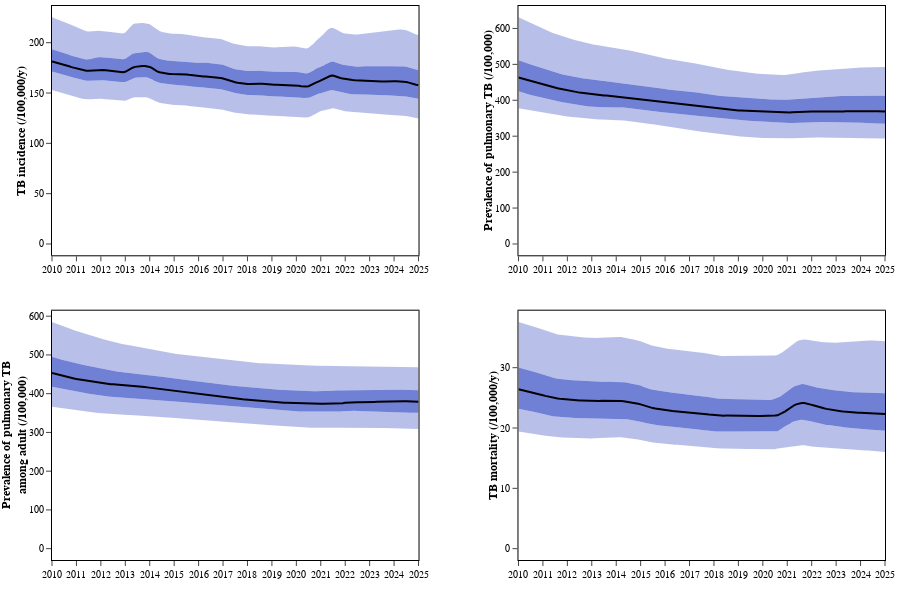

This figure's notebook cell:
### Code cell
plot_output_ranges(base_quantiles,targets,['incidence', 'prevalence_pulmonary', 'adults_prevalence_pulmonary','mortality'],indicator_names,indicator_legends,2,2010,2025, option='camau') #.write_image(DOCS_PATH /'camau/compare.png', scale=3)

### Figure 1 — Plotly figure (JSON) as saved in the notebook; plotly's stock layout.template omitted (floating-point values rounded to 4 significant figures; data arrays with more than 128 entries replaced by an {"elided": "..."} marker saying what was removed)
{"data": [{"fill": "tonexty", "fillcolor": "rgba(0,30,180,0.0)", "line": {"width": 0}, "name": "0.025", "showlegend": false, "type": "scatter", "x": {"elided": "151 float values"}, "xaxis": "x", "y": {"elided": "151 float values"}, "yaxis": "y"}, {"fill": "tonexty", "fillcolor": "rgba(0,30,180,0.27999999999999997)", "line": {"width": 0}, "name": "0.25", "showlegend": false, "type": "scatter", "x": {"elided": "151 float values"}, "xaxis": "x", "y": {"elided": "151 float values"}, "yaxis": "y"}, {"fill": "tonexty", "fillcolor": "rgba(0,30,180,0.5599999999999999)", "line": {"width": 0}, "name": "0.5", "showlegend": false, "type": "scatter", "x": {"elided": "151 float values"}, "xaxis": "x", "y": {"elided": "151 float values"}, "yaxis": "y"}, {"fill": "tonexty", "fillcolor": "rgba(0,30,180,0.5599999999999999)", "line": {"width": 0}, "name": "0.75", "showlegend": false, "type": "scatter", "x": {"elided": "151 float values"}, "xaxis": "x", "y": {"elided": "151 float values"}, "yaxis": "y"}, {"fill": "tonexty", "fillcolor": "rgba(0,30,180,0.27999999999999997)", "line": {"width": 0}, "name": "0.975", "showlegend": false, "type": "scatter", "x": {"elided": "151 float values"}, "xaxis": "x", "y": {"elided": "151 float values"}, "yaxis": "y"}, {"line": {"color": "black"}, "name": "Median", "showlegend": false, "type": "scatter", "x": {"elided": "151 float values"}, "xaxis": "x", "y": {"elided": "151 float values"}, "yaxis": "y"}, {"fill": "tonexty", "fillcolor": "rgba(0,30,180,0.0)", "line": {"width": 0}, "name": "0.025", "showlegend": false, "type": "scatter", "x": {"elided": "151 float values"}, "xaxis": "x2", "y": {"elided": "151 float values"}, "yaxis": "y2"}, {"fill": "tonexty", "fillcolor": "rgba(0,30,180,0.27999999999999997)", "line": {"width": 0}, "name": "0.25", "showlegend": false, "type": "scatter", "x": {"elided": "151 float values"}, "xaxis": "x2", "y": {"elided": "151 float values"}, "yaxis": "y2"}, {"fill": "tonexty", "fillcolor": "rgba(0,30,180,0.5599999999999999)", "line": {"width": 0}, "name": "0.5", "showlegend": false, "type": "scatter", "x": {"elided": "151 float values"}, "xaxis": "x2", "y": {"elided": "151 float values"}, "yaxis": "y2"}, {"fill": "tonexty", "fillcolor": "rgba(0,30,180,0.5599999999999999)", "line": {"width": 0}, "name": "0.75", "showlegend": false, "type": "scatter", "x": {"elided": "151 float values"}, "xaxis": "x2", "y": {"elided": "151 float values"}, "yaxis": "y2"}, {"fill": "tonexty", "fillcolor": "rgba(0,30,180,0.27999999999999997)", "line": {"width": 0}, "name": "0.975", "showlegend": false, "type": "scatter", "x": {"elided": "151 float values"}, "xaxis": "x2", "y": {"elided": "151 float values"}, "yaxis": "y2"}, {"line": {"color": "black"}, "name": "Median", "showlegend": false, "type": "scatter", "x": {"elided": "151 float values"}, "xaxis": "x2", "y": {"elided": "151 float values"}, "yaxis": "y2"}, {"fill": "tonexty", "fillcolor": "rgba(0,30,180,0.0)", "line": {"width": 0}, "name": "0.025", "showlegend": false, "type": "scatter", "x": {"elided": "151 float values"}, "xaxis": "x3", "y": {"elided": "151 float values"}, "yaxis": "y3"}, {"fill": "tonexty", "fillcolor": "rgba(0,30,180,0.27999999999999997)", "line": {"width": 0}, "name": "0.25", "showlegend": false, "type": "scatter", "x": {"elided": "151 float values"}, "xaxis": "x3", "y": {"elided": "151 float values"}, "yaxis": "y3"}, {"fill": "tonexty", "fillcolor": "rgba(0,30,180,0.5599999999999999)", "line": {"width": 0}, "name": "0.5", "showlegend": false, "type": "scatter", "x": {"elided": "151 float values"}, "xaxis": "x3", "y": {"elided": "151 float values"}, "yaxis": "y3"}, {"fill": "tonexty", "fillcolor": "rgba(0,30,180,0.5599999999999999)", "line": {"width": 0}, "name": "0.75", "showlegend": false, "type": "scatter", "x": {"elided": "151 float values"}, "xaxis": "x3", "y": {"elided": "151 float values"}, "yaxis": "y3"}, {"fill": "tonexty", "fillcolor": "rgba(0,30,180,0.27999999999999997)", "line": {"width": 0}, "name": "0.975", "showlegend": false, "type": "scatter", "x": {"elided": "151 float values"}, "xaxis": "x3", "y": {"elided": "151 float values"}, "yaxis": "y3"}, {"line": {"color": "black"}, "name": "Median", "showlegend": false, "type": "scatter", "x": {"elided": "151 float values"}, "xaxis": "x3", "y": {"elided": "151 float values"}, "yaxis": "y3"}, {"fill": "tonexty", "fillcolor": "rgba(0,30,180,0.0)", "line": {"width": 0}, "name": "0.025", "showlegend": false, "type": "scatter", "x": {"elided": "151 float values"}, "xaxis": "x4", "y": {"elided": "151 float values"}, "yaxis": "y4"}, {"fill": "tonexty", "fillcolor": "rgba(0,30,180,0.27999999999999997)", "line": {"width": 0}, "name": "0.25", "showlegend": false, "type": "scatter", "x": {"elided": "151 float values"}, "xaxis": "x4", "y": {"elided": "151 float values"}, "yaxis": "y4"}, {"fill": "tonexty", "fillcolor": "rgba(0,30,180,0.5599999999999999)", "line": {"width": 0}, "name": "0.5", "showlegend": false, "type": "scatter", "x": {"elided": "151 float values"}, "xaxis": "x4", "y": {"elided": "151 float values"}, "yaxis": "y4"}, {"fill": "tonexty", "fillcolor": "rgba(0,30,180,0.5599999999999999)", "line": {"width": 0}, "name": "0.75", "showlegend": false, "type": "scatter", "x": {"elided": "151 float values"}, "xaxis": "x4", "y": {"elided": "151 float values"}, "yaxis": "y4"}, {"fill": "tonexty", "fillcolor": "rgba(0,30,180,0.27999999999999997)", "line": {"width": 0}, "name": "0.975", "showlegend": false, "type": "scatter", "x": {"elided": "151 float values"}, "xaxis": "x4", "y": {"elided": "151 float values"}, "yaxis": "y4"}, {"line": {"color": "black"}, "name": "Median", "showlegend": false, "type": "scatter", "x": {"elided": "151 float values"}, "xaxis": "x4", "y": {"elided": "151 float values"}, "yaxis": "y4"}], "layout": {"height": 600, "margin": {"b": 40, "l": 10, "r": 5, "t": 5}, "showlegend": false, "xaxis": {"anchor": "y", "domain": [0, 0.44], "dtick": 1, "range": [2010, 2025], "tick0": 2010, "tickmode": "linear", "title": {"text": ""}}, "xaxis2": {"anchor": "y2", "domain": [0.56, 1], "dtick": 1, "range": [2010, 2025], "tick0": 2010, "tickmode": "linear"}, "xaxis3": {"anchor": "y3", "domain": [0, 0.44], "dtick": 1, "range": [2010, 2025], "tick0": 2010, "tickmode": "linear"}, "xaxis4": {"anchor": "y4", "domain": [0.56, 1], "dtick": 1, "range": [2010, 2025], "tick0": 2010, "tickmode": "linear"}, "yaxis": {"anchor": "x", "domain": [0.55, 1], "range": [-11.26, 236.5], "title": {"font": {"size": 12}, "standoff": 0, "text": "<b>TB incidence (/100,000/y)</b>"}}, "yaxis2": {"anchor": "x2", "domain": [0.55, 1], "range": [-31.55, 662.5], "title": {"font": {"size": 12}, "standoff": 0, "text": "<b>Prevalence of pulmonary TB (/100,000)</b>"}}, "yaxis3": {"anchor": "x3", "domain": [0, 0.45], "range": [-29.25, 614.2], "title": {"font": {"size": 12}, "standoff": 0, "text": "<b>Prevalence of pulmonary TB<br>among adult (/100,000)</b>"}}, "yaxis4": {"anchor": "x4", "domain": [0, 0.45], "range": [-1.878, 39.45], "title": {"font": {"size": 12}, "standoff": 0, "text": "<b>TB mortality (/100,000/y)</b>"}}}}
